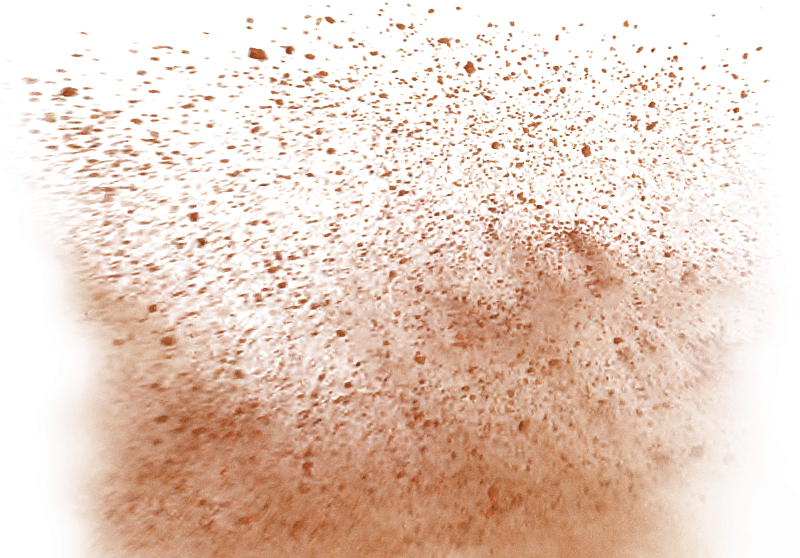
#> input picture image_pertubations/mud/mud.png, 800 x 558 px, given in place of 000_0019.png, which was not available
$ jupyter execute --allow-errors fuzzing.ipynb
#> lines starting #> are read from the running program, lines starting #| are printed output that depends on the picture; pictures that were not available may be replaced by others from this repository, and a replacement may not be noted
[cell 1]
from PIL import Image, ImageEnhance
import numpy as np
import matplotlib.pyplot as plt
from transformers import pipeline


def display_images(images = [], rows = 1, cols = 2):

  fig, axes = plt.subplots(rows, cols, figsize=(10, 7))

  # Display images side by side
  axes[0].imshow(images[0])
  axes[0].axis('off')  # Hide axis for image 1

  axes[1].imshow(images[1])
  axes[1].axis('off')  # Hide axis for image 2

  # Show the plot
  plt.show()

[cell 2]
# Replace with your image file path
image_path = '../dataset_split/test/0/000_0019.png'
img = Image.open(image_path).convert("RGBA")
#> img is the input picture: PIL image 800x558 RGBA; mean R, G, B, A 155.6, 98, 66, 75.9

#> (the rest of this cell did not finish here and is left out)

[cell 3]
def overlay_transparent_layer(rgb_image, grayscale_image, for_intensity=0.3):

    # Create a white layer with the same size as the input images
    white_layer = Image.new('RGBA', rgb_image.size, (240,240,240,0))

    # Convert images to numpy arrays for easier manipulation
    rgb_array = np.array(rgb_image)
    grayscale_array = np.array(grayscale_image)
    white_array = np.array(white_layer)

    # Calculate alpha values (invert grayscale values)
    alpha = 255 - grayscale_array

    # Set the alpha channel of the white layer
    white_array[:, :, 3] = alpha

    # Convert back to PIL Image
    white_layer_transparent = Image.fromarray(white_array, 'RGBA')

    # Composite the images
    result = Image.alpha_composite(rgb_image.convert('RGBA'), white_layer_transparent)
    fog_overlay = Image.new("RGBA", result.size, (255, 255, 255, int(255 * for_intensity)))
    fogged_image = Image.blend(result, fog_overlay, alpha=for_intensity)

    return fogged_image

#> (a cell that did not finish here is left out)

[cell 5]
import cv2
import numpy as np
import albumentations as A
from albumentations.core.composition import OneOf
from matplotlib import pyplot as plt

def apply_rain(image_pil):
    image_np = np.array(image_pil.convert("RGB"))
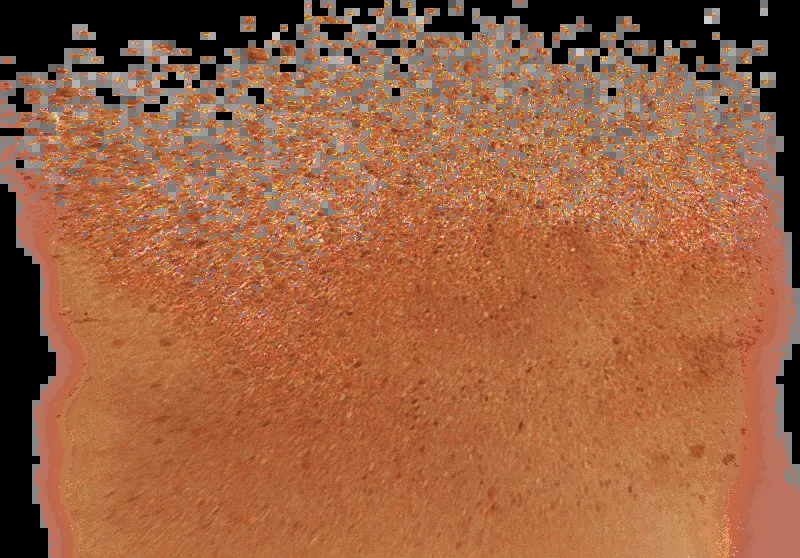
#> image_np: shape (558, 800, 3); mean R, G, B 155.6, 98, 66
    rain_layer = np.zeros_like(image_np, dtype=np.uint8)
    num_drops = 500
    for _ in range(num_drops):
        x = np.random.randint(0, image_np.shape[1])
        y = np.random.randint(0, image_np.shape[0])
        length = np.random.randint(10, 20)
        thickness = np.random.randint(1, 2)
        cv2.line(rain_layer, (x, y), (x, y + length), (200, 200, 200), thickness)
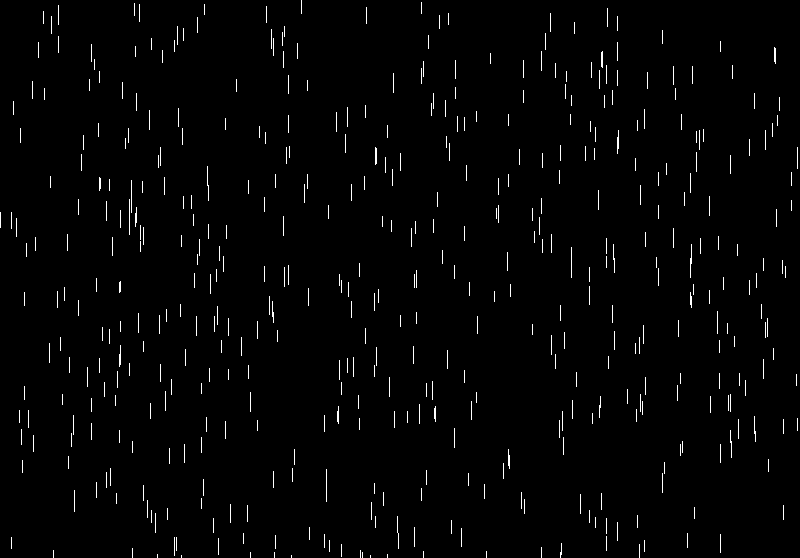
#> rain_layer: shape (558, 800, 3); values 0 (black) and 200 (white), 1.7% white in thin lines or dots
    rain_blur = cv2.blur(rain_layer, (3, 3))
    rained = cv2.addWeighted(image_np, 1.0, rain_blur, 0.5, 0)
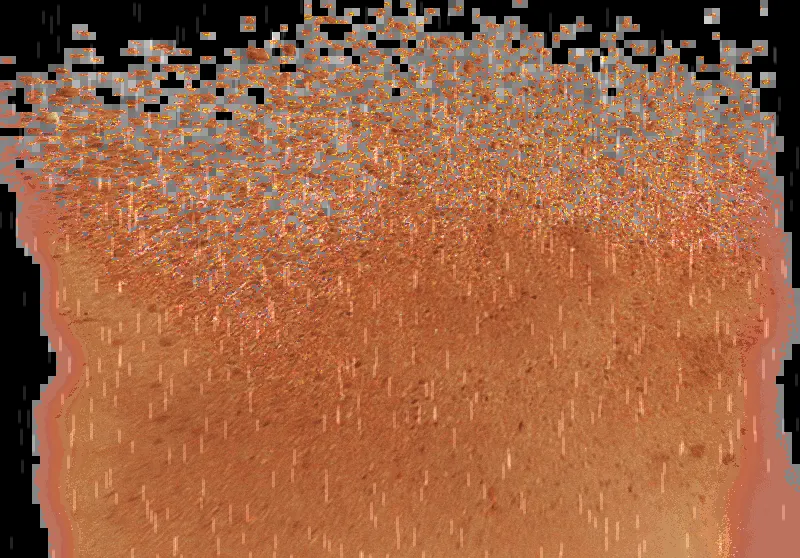
#> rained: shape (558, 800, 3); mean R, G, B 157.3, 99.6, 67.6
    return Image.fromarray(rained)

[cell 6]
rain_image = apply_rain(img)

display_images([img, rain_image])
#> in display_images, `plt.show()`:
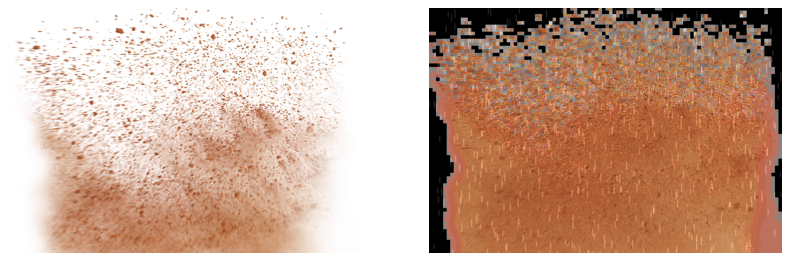
#> figure drawn by matplotlib, 2 panels

[cell 7]
import os
import random

def get_random_file(directory):
    files = os.listdir(directory)
    selected_file = random.choice(files)
    return os.path.join(directory, selected_file)

def apply_mud(image):

    mud_overlay = Image.open(get_random_file("image_pertubations\mud")).convert("RGBA")
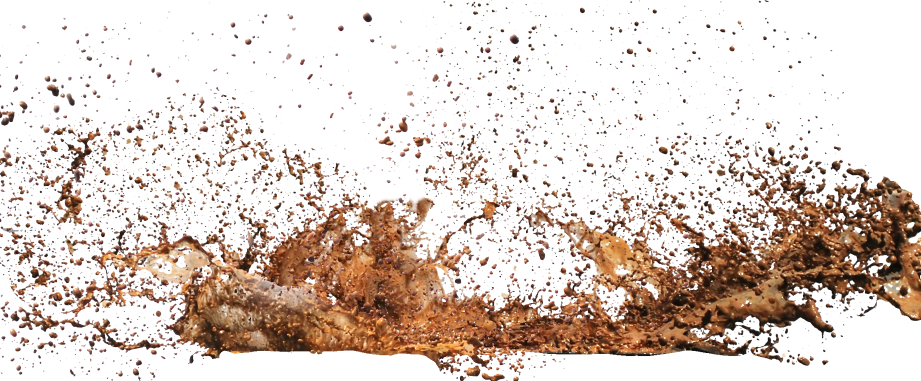
#> input picture image_pertubations/mud/mud2.png, 1842 x 762 px, found by its file name (shown at 1/2 size)
#> mud_overlay is the input picture: PIL image 1842x762 RGBA; mean R, G, B, A 219, 204.9, 196.6, 78.2
    mud_overlay = mud_overlay.resize(image.size)
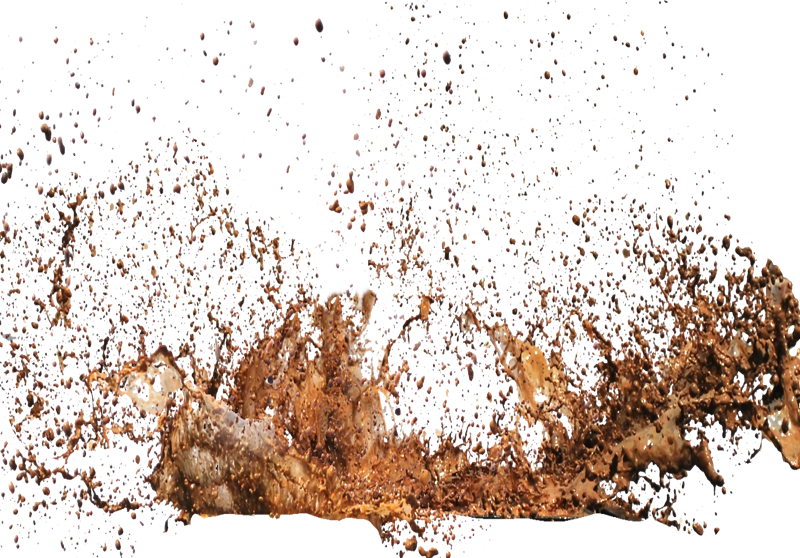
#> mud_overlay: PIL image 800x558 RGBA; mean R, G, B, A 68.3, 53.3, 44.6, 78.3; transparent parts drawn white
    combined_image = Image.alpha_composite(image, mud_overlay)
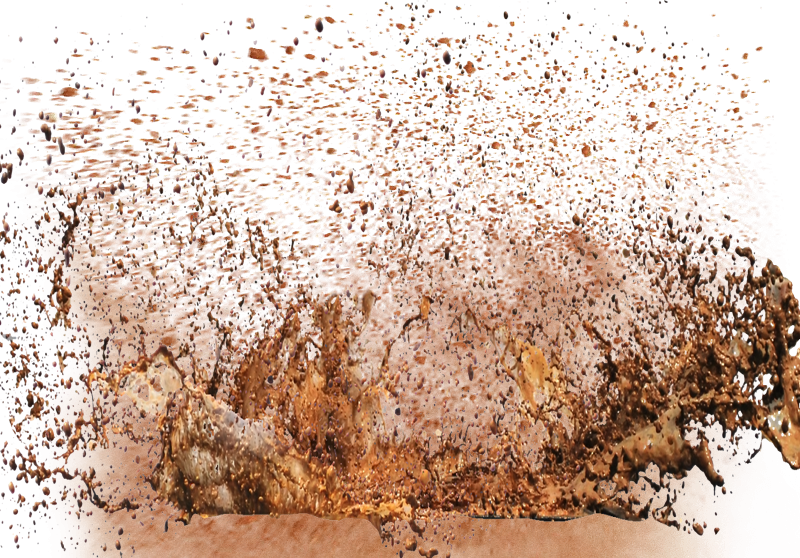
#> combined_image: PIL image 800x558 RGBA; mean R, G, B, A 149, 101.5, 74.6, 117.7; transparent parts drawn white
    return combined_image

mud_image = apply_mud(img)
display_images([img, mud_image])

[cell 8]
from PIL import Image, ImageDraw, ImageFilter

def add_glare(image, center=None, intensity=0.6):
#> called with intensity = 1.5
    width, height = image.size
#> width = 800; height = 558

    radius = int(min(width, height) * 0.4)  # Radius of glare effect
#> radius = 223

    # Default to top-right if no center provided
    if center is None:
        center = (random.randint(0, width), random.randint(0, height))
#> center = (776, 430)

    # Create glare (white circle with gradient transparency)
    glare = Image.new("RGBA", (width, height), (0, 0, 0, 0))
#> glare: PIL image 800x558 RGBA; every value is 0
    draw = ImageDraw.Draw(glare)

    for i in range(radius, 0, -1):
        alpha = int(255 * intensity * (i / radius)**2)
        draw.ellipse(
            [center[0] - i, center[1] - i, center[0] + i, center[1] + i],
            fill=(255, 255, 255, alpha)
        )

    glare = glare.filter(ImageFilter.GaussianBlur(15))
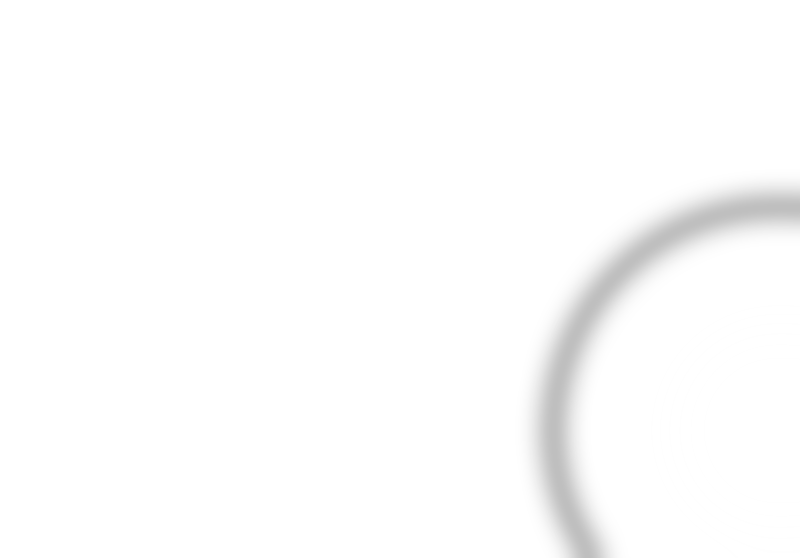
#> glare: PIL image 800x558 RGBA; mean R, G, B, A 42.4, 42.4, 42.4, 25.1; transparent parts drawn white
    combined = Image.alpha_composite(image, glare)
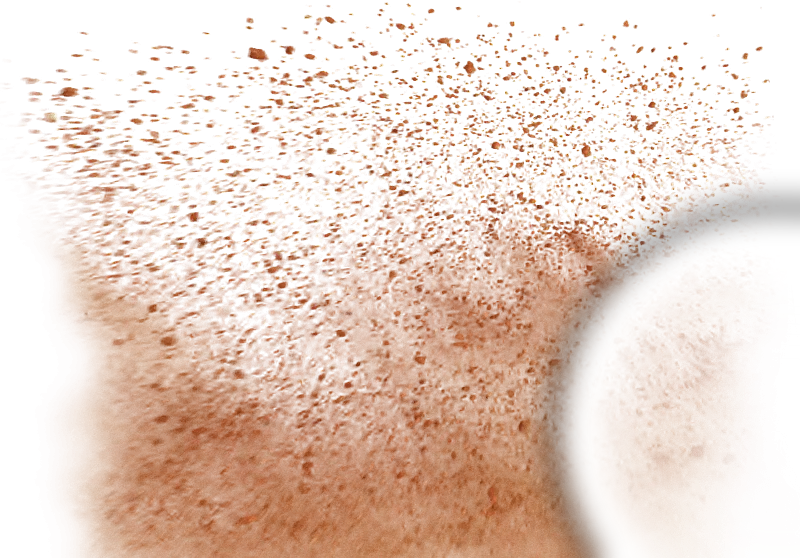
#> combined: PIL image 800x558 RGBA; mean R, G, B, A 162.8, 116, 89.8, 91.4; transparent parts drawn white

    return combined

glare = add_glare(img, intensity=1.5)
display_images([img, glare])
